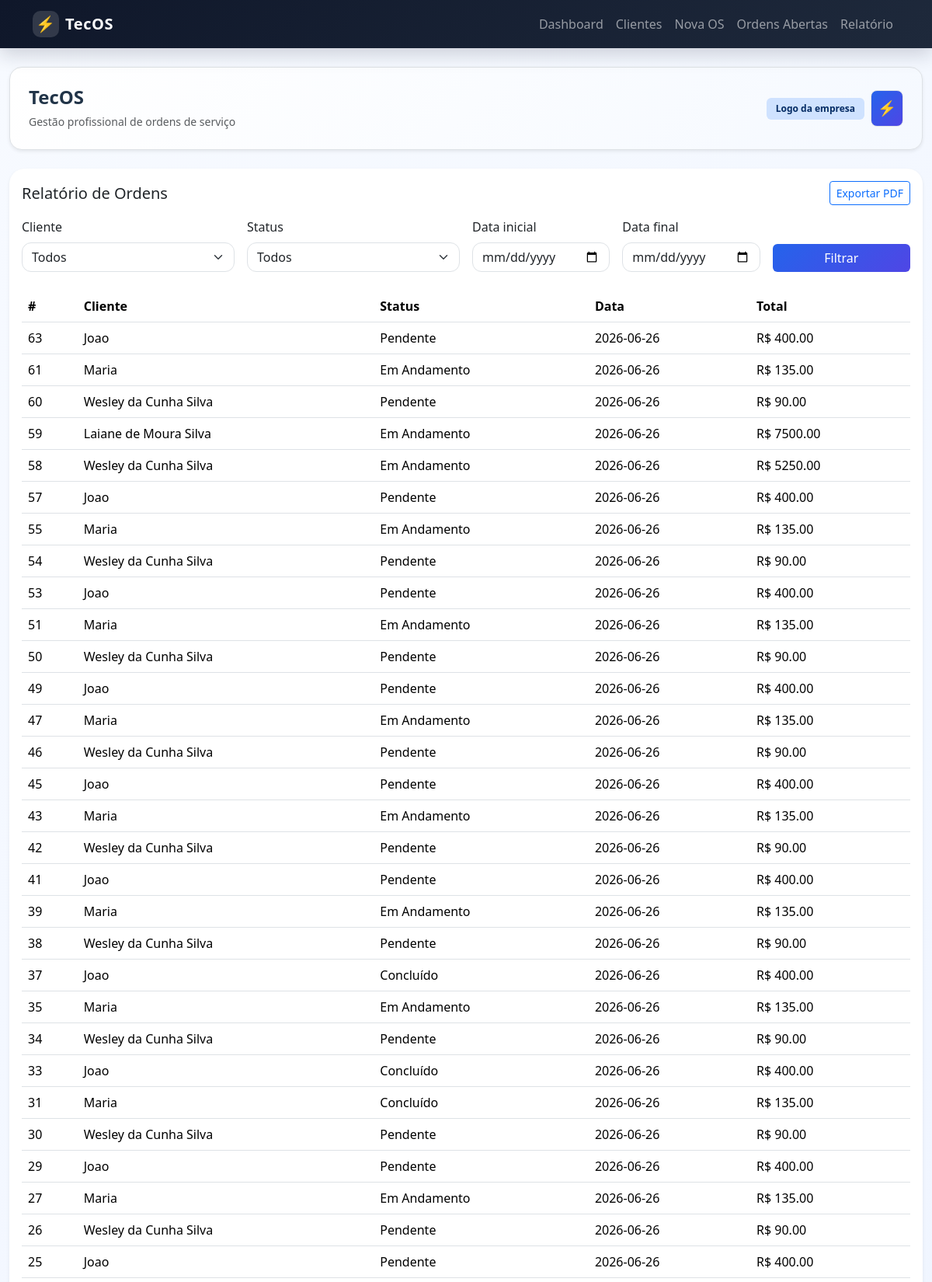
The app's page /relatorio (upper part) with its own data.
### tables this page shows
CREATE TABLE ordens_servico (
            id INTEGER PRIMARY KEY AUTOINCREMENT,
            cliente_id INTEGER NOT NULL,
            descricao_problema TEXT NOT NULL,
            tipo_servico TEXT NOT NULL,
            valor_material REAL NOT NULL,
            valor_mao_de_obra REAL NOT NULL,
            valor_total REAL NOT NULL,
            status TEXT NOT NULL,
            data_abertura TEXT NOT NULL,
            FOREIGN KEY (cliente_id) REFERENCES clientes(id)
        );

CREATE TABLE clientes (
            id INTEGER PRIMARY KEY AUTOINCREMENT,
            nome TEXT NOT NULL,
            telefone TEXT NOT NULL,
            endereco TEXT NOT NULL
        );

### rotas.py (the view)
    @app.route('/relatorio')
    def relatorio():
        cliente_id = request.args.get('cliente_id')
        status = request.args.get('status')
        data_inicio = request.args.get('data_inicio')
        data_fim = request.args.get('data_fim')
        ordens = listar_ordens(status=status, cliente_id=int(cliente_id) if cliente_id else None, data_inicio=data_inicio, data_fim=data_fim)
        clientes = listar_clientes()
        return render_template('relatorio.html', ordens=ordens, clientes=clientes, cliente_id=cliente_id, status=status, data_inicio=data_inicio, data_fim=data_fim)

### database.py (called while the page is built)
def get_connection():
    conn = sqlite3.connect(DB_PATH)
    conn.row_factory = sqlite3.Row
    return conn

def listar_clientes():
    conn = get_connection()
    clientes = conn.execute('SELECT * FROM clientes ORDER BY nome').fetchall()
    conn.close()
    return clientes

### templates/relatorio.html (shortened to what this page needs)
{% extends 'base.html' %}
{% block content %}
<div class="card shadow-sm border-0">
  <div class="card-body">
    <div class="d-flex justify-content-between align-items-center mb-3">
      <h5 class="card-title mb-0">Relatório de Ordens</h5>
      <a href="{{ url_for('relatorio_pdf', cliente_id=cliente_id, status=status, data_inicio=data_inicio, data_fim=data_fim) }}" class="btn btn-outline-primary btn-sm">Exportar PDF</a>
    </div>
    <form class="row g-3 mb-4" method="get" action="{{ url_for('relatorio') }}">
      <div class="col-md-3">
        <label class="form-label">Cliente</label>
        <select class="form-select" name="cliente_id">
          <option value="">Todos</option>
        </select>
      </div>
      <div class="col-md-3">
        <label class="form-label">Status</label>
        <select class="form-select" name="status">
          <option value="">Todos</option>
        </select>
      </div>
      <div class="col-md-2">
        <label class="form-label">Data inicial</label>
        <input type="date" class="form-control" name="data_inicio" value="{{ data_inicio or '' }}">
      </div>
      <div class="col-md-2">
        <label class="form-label">Data final</label>
        <input type="date" class="form-control" name="data_fim" value="{{ data_fim or '' }}">
      </div>
      <div class="col-md-2 d-flex align-items-end">
        <button class="btn btn-primary w-100">Filtrar</button>
      </div>
    </form>
    <table class="table table-hover">
      <thead>
        <tr>
          <th>#</th>
          <th>Cliente</th>
          <th>Status</th>
          <th>Data</th>
          <th>Total</th>
        </tr>
      </thead>
      <tbody>
        {% for ordem in ordens %}
        <tr>
          <td>{{ ordem.id }}</td>
          <td>{{ ordem.cliente_nome }}</td>
          <td>{{ ordem.status }}</td>
          <td>{{ ordem.data_abertura }}</td>
          <td>R$ {{ '%.2f'|format(ordem.valor_total) }}</td>
        </tr>
        {% else %}
        <tr><td colspan="5" class="text-center">Nenhuma ordem encontrada.</td></tr>
        {% endfor %}
      </tbody>
    </table>
  </div>
</div>
{% endblock %}

### static/css/style.css (style rules this page uses)
body { background: linear-gradient(135deg, #f7faff 0%, #eef4ff 100%); color: #213448; font-size: 16px; }
.card { border-radius: 20px; border: 1px solid #dfe8f5; box-shadow: 0 12px 35px rgba(15, 23, 42, 0.07); overflow: hidden; }
.btn-primary { background: linear-gradient(135deg, #2563eb 0%, #4f46e5 100%); border: none; }
.form-control, .form-select { border-radius: 12px; }
.table thead { background-color: #f1f5f9; }

### records on screen
ordens_servico: id "63", cliente_nome "Joao", status "Pendente", data_abertura "2026-06-26", valor_total "400.00"
ordens_servico: id "61", cliente_nome "Maria", status "Em Andamento", data_abertura "2026-06-26", valor_total "135.00"
ordens_servico: id "60", cliente_nome "Wesley da Cunha Silva", status "Pendente", data_abertura "2026-06-26", valor_total "90.00"
ordens_servico: id "59", cliente_nome "Laiane de Moura Silva", status "Em Andamento", data_abertura "2026-06-26", valor_total "7500.00"
ordens_servico: id "58", cliente_nome "Wesley da Cunha Silva", status "Em Andamento", data_abertura "2026-06-26", valor_total "5250.00"
ordens_servico: id "57", cliente_nome "Joao", status "Pendente", data_abertura "2026-06-26", valor_total "400.00"
ordens_servico: id "55", cliente_nome "Maria", status "Em Andamento", data_abertura "2026-06-26", valor_total "135.00"
ordens_servico: id "54", cliente_nome "Wesley da Cunha Silva", status "Pendente", data_abertura "2026-06-26", valor_total "90.00"
ordens_servico: id "53", cliente_nome "Joao", status "Pendente", data_abertura "2026-06-26", valor_total "400.00"
ordens_servico: id "51", cliente_nome "Maria", status "Em Andamento", data_abertura "2026-06-26", valor_total "135.00"
ordens_servico: id "50", cliente_nome "Wesley da Cunha Silva", status "Pendente", data_abertura "2026-06-26", valor_total "90.00"
ordens_servico: id "49", cliente_nome "Joao", status "Pendente", data_abertura "2026-06-26", valor_total "400.00"
ordens_servico: id "47", cliente_nome "Maria", status "Em Andamento", data_abertura "2026-06-26", valor_total "135.00"
ordens_servico: id "46", cliente_nome "Wesley da Cunha Silva", status "Pendente", data_abertura "2026-06-26", valor_total "90.00"
ordens_servico: id "45", cliente_nome "Joao", status "Pendente", data_abertura "2026-06-26", valor_total "400.00"
ordens_servico: id "43", cliente_nome "Maria", status "Em Andamento", data_abertura "2026-06-26", valor_total "135.00"
ordens_servico: id "42", cliente_nome "Wesley da Cunha Silva", status "Pendente", data_abertura "2026-06-26", valor_total "90.00"
ordens_servico: id "41", cliente_nome "Joao", status "Pendente", data_abertura "2026-06-26", valor_total "400.00"
ordens_servico: id "39", cliente_nome "Maria", status "Em Andamento", data_abertura "2026-06-26", valor_total "135.00"
ordens_servico: id "38", cliente_nome "Wesley da Cunha Silva", status "Pendente", data_abertura "2026-06-26", valor_total "90.00"
ordens_servico: id "37", cliente_nome "Joao", status "Concluído", data_abertura "2026-06-26", valor_total "400.00"
ordens_servico: id "35", cliente_nome "Maria", status "Em Andamento", data_abertura "2026-06-26", valor_total "135.00"
ordens_servico: id "34", cliente_nome "Wesley da Cunha Silva", status "Pendente", data_abertura "2026-06-26", valor_total "90.00"
ordens_servico: id "33", cliente_nome "Joao", status "Concluído", data_abertura "2026-06-26", valor_total "400.00"
ordens_servico: id "31", cliente_nome "Maria", status "Concluído", data_abertura "2026-06-26", valor_total "135.00"
ordens_servico: id "30", cliente_nome "Wesley da Cunha Silva", status "Pendente", data_abertura "2026-06-26", valor_total "90.00"
ordens_servico: id "29", cliente_nome "Joao", status "Pendente", data_abertura "2026-06-26", valor_total "400.00"
ordens_servico: id "27", cliente_nome "Maria", status "Em Andamento", data_abertura "2026-06-26", valor_total "135.00"
ordens_servico: id "26", cliente_nome "Wesley da Cunha Silva", status "Pendente", data_abertura "2026-06-26", valor_total "90.00"
ordens_servico: id "25", cliente_nome "Joao", status "Pendente", data_abertura "2026-06-26", valor_total "400.00"
